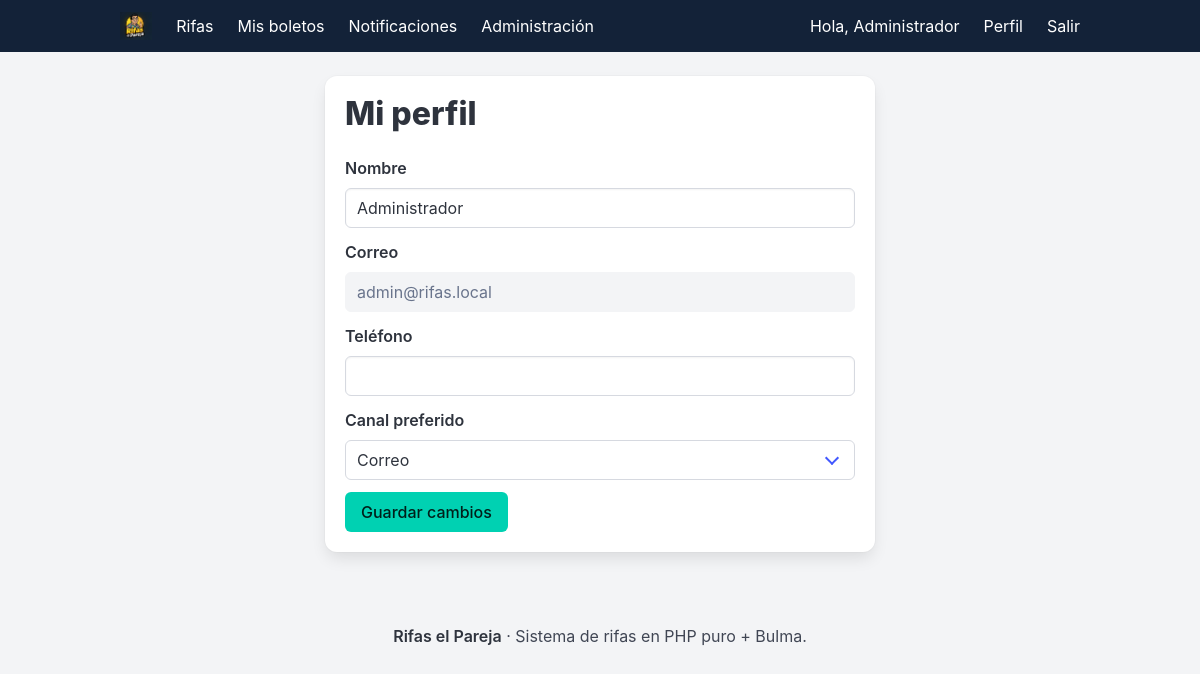
Page /index.php?route=profile (signed in) on the committed database.
### tables this page shows
CREATE TABLE users (
  id INT UNSIGNED AUTO_INCREMENT PRIMARY KEY,
  username VARCHAR(60) NOT NULL UNIQUE,
  name VARCHAR(120) NOT NULL,
  email VARCHAR(190) NOT NULL UNIQUE,
  phone VARCHAR(30) NULL,
  password_hash VARCHAR(255) NOT NULL,
  role ENUM('user','admin') NOT NULL DEFAULT 'user',
  purchase_mode ENUM('view','buy') NOT NULL DEFAULT 'buy',
  preferred_channel ENUM('email','sms','whatsapp') NOT NULL DEFAULT 'email',
  created_at DATETIME NOT NULL DEFAULT CURRENT_TIMESTAMP
);

### views.php (called while the page is built, shortened)
<?php
function view(string $name,array $data=[]): void {
    require __DIR__.'/views/layout.php';
}

### app/Core/helpers.php (called while the page is built, shortened)
<?php
function e(?string $value): string {
    return htmlspecialchars((string)$value, ENT_QUOTES, 'UTF-8');
}
function route(string $name, array $params = []): string {
    $query = http_build_query(array_merge(['route' => $name], $params));
    return 'index.php?' . $query;
}

### app/Core/Auth.php (called while the page is built, shortened)
<?php
final class Auth
{
    public static function user(): ?array
    {
        return $_SESSION['user'] ?? null;
    }
}

### app/Core/Database.php (called while the page is built, shortened)
<?php
final class Database
{
    private static ?PDO $connection = null;
    public static function get(): PDO
    {
        $dsn = 'mysql:host=' . DB_HOST . ';dbname=' . DB_NAME . ';charset=' . DB_CHARSET;
        try {
            self::$connection = new PDO($dsn, DB_USER, DB_PASS, [
                PDO::ATTR_ERRMODE => PDO::ERRMODE_EXCEPTION,
                PDO::ATTR_DEFAULT_FETCH_MODE => PDO::FETCH_ASSOC,
                PDO::ATTR_EMULATE_PREPARES => false,
            ]);
        } catch (PDOException $e) {
            throw new RuntimeException('No se pudo conectar a MySQL. Verifica config/config.php y que la base de datos exista.');
        }
        return self::$connection;
    }
}

### app/Models/User.php (called while the page is built, shortened)
<?php
final class User
{
    public static function find(int $id): ?array
    {
        $stmt = Database::get()->prepare('SELECT * FROM users WHERE id = ?');
        $stmt->execute([$id]);
        return $stmt->fetch() ?: null;
    }
}

### views/profile.php (the view)
<?php $title='Mi perfil'; ?><div class="columns is-centered"><div class="column is-7"><div class="box"><h1 class="title">Mi perfil</h1><form method="post"><?= csrf_field() ?><div class="field"><label class="label">Nombre</label><input class="input" name="name" value="<?= e($user['name']) ?>" required></div><div class="field"><label class="label">Correo</label><input class="input" value="<?= e($user['email']) ?>" disabled></div><div class="field"><label class="label">Teléfono</label><input class="input" name="phone" value="<?= e($user['phone']) ?>"></div><div class="field"><label class="label">Canal preferido</label><div class="select is-fullwidth"><select name="preferred_channel"><?php foreach(['email'=>'Correo','sms'=>'SMS','whatsapp'=>'WhatsApp'] as $k=>$label): ?><option value="<?= $k ?>" <?= $user['preferred_channel']===$k?'selected':'' ?>><?= $label ?></option><?php endforeach; ?></select></div></div><button class="button is-primary">Guardar cambios</button></form></div></div></div>

### views/layout.php (shortened to what this page needs)
<?php use App\Core\Auth; $user=Auth::user(); ?>
<!doctype html><html lang="es"><head><link rel="stylesheet" href="https://cdn.jsdelivr.net/npm/bulma@1.0.2/css/bulma.min.css"><link rel="stylesheet" href="assets/css/app.css"></head>
<body class="has-background-light">
<nav class="navbar is-dark app-nav"><div class="container"><div class="navbar-brand"><a class="navbar-item" href="<?= route('home') ?>"><img src="assets/img/logo.png" class="logo" alt="Rifas el Pareja"></a><a role="button" class="navbar-burger" data-target="mainNav"><span></span><span></span><span></span></a></div><div id="mainNav" class="navbar-menu"><div class="navbar-start"><a class="navbar-item" href="<?= route('raffles') ?>">Rifas</a><?php if($user): ?><a class="navbar-item" href="<?= route('dashboard') ?>">Mis boletos</a><a class="navbar-item" href="<?= route('notifications') ?>">Notificaciones</a><?php endif; ?><?php if($user && $user['role']==='admin'): ?><a class="navbar-item" href="<?= route('admin') ?>">Administración</a><?php endif; ?></div><div class="navbar-end"><?php if($user): ?><div class="navbar-item">Hola, <?= e($user['name']) ?></div><a class="navbar-item" href="<?= route('profile') ?>">Perfil</a><a class="navbar-item" href="<?= route('logout') ?>">Salir</a><?php else: ?><a class="navbar-item" href="<?= route('login') ?>">Entrar</a><a class="navbar-item" href="<?= route('register') ?>">Registrarme</a><?php endif; ?></div></div></div></nav>
<section class="section pt-5"><div class="container">
<?php require $viewPath; ?></div></section>
<footer class="footer py-5"><div class="content has-text-centered"><strong><?= e(APP_NAME) ?></strong> · Sistema de rifas en PHP puro + Bulma.</div></footer>
<script src="assets/js/app.js"></script></body></html>

### assets/css/app.css (style rules this page uses)
:root { --navy:#132238;--green:#15b47a;--blue:#2486df }
body { min-height:100vh }
.app-nav { background:#132238 }
.app-nav .navbar-item { color:#fff }
.logo { max-height:52px;width:auto }
.footer { background:transparent }

### rows in the picture
users: name "Administrador", email "admin@rifas.local", preferred_channel "Correo"

### other values in the picture
APP_NAME "Rifas el Pareja"
